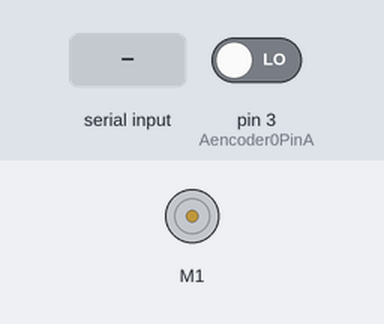
A sketch run on a simulated Arduino Uno, built with avr-gcc and run on an emulated ATmega328P. Parts: DC motor (green arrow = forward, orange = backward, longer = faster). The test bench sets the inputs (shaded band); at power-on: pin 3 (Aencoder0PinA) LOW. What the sketch prints to the serial monitor is not drawn.

Above: at 1.2 s.
1.3 s: "Case 1\n" received over the second serial link
At 2.2 s:
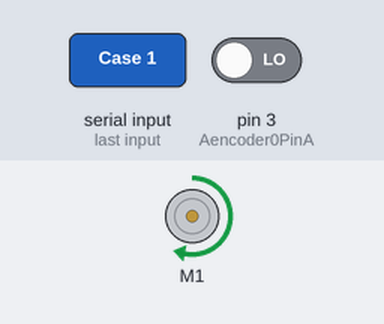
Timing chart, 0 to 4.3 s (numbered marks = the images above; inputs shaded):
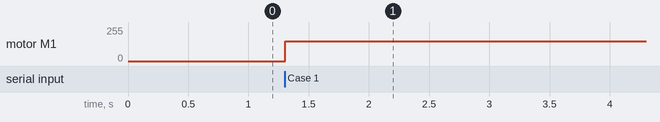

Measured:
- after the input at 1.3 s, motor M1: stopped → forward 150/255 at once

The sketch:

drum_test_v7_thinkAct.ino
```cpp
/**
 * Takes input from circuit to determine speed of metronome and beats along to it
 * Preset rhythms, some random logic to determine which rhythm to play
 * Uses the encoder motor to move
 */
#include <SoftwareSerial.h>
#include <Wire.h>
#include <Adafruit_MotorShield.h>
#include "utility/Adafruit_MS_PWMServoDriver.h"

SoftwareSerial mySerial(11, 10);
Adafruit_MotorShield AFMS = Adafruit_MotorShield();

Adafruit_DCMotor *m1 = AFMS.getMotor(1); //hand motor
Adafruit_DCMotor *m2 = AFMS.getMotor(2); //foot motor


char state = 'o'; //determines whether to look for beat or not

int bpm = 0; //beats per minute, calculated using period
float period = 0; //length of period, found from beat detection

int t1, t2 = 0; //time variable to avoid use of delays

float st_quarter, rt_quarter = 0; //strike time and rest time quarter note length from period
int rhythm = 1; //original rhythm to play with no user input

int Aencoder0PinA = 3; //yellow wire/pin A pin
int Aencoder0PinB = 4; //green wire/pin B pin
int Fencoder0PinA = 5; //yellow wire/pin A pin
int Fencoder0PinB = 6; //green wire/pin B pin

int encoder0Pos = 0; //starting position of encoder
int encoder0PinALast = LOW; //tells last state of Pin A
int n = LOW; //current state of Pin A

int targetUp = 20; //target position going up
int targetDown = -20; //target position going down

//int legTargetUp = 20; //target position going up
//int legTargetDown = -20; //target position going down

int target = 20;


//function to make a hit
void beat(Adafruit_DCMotor *m, int st, int rt, int encoder0PinA, int encoder0PinB){
  while(encoder0Pos < target){
    Serial.println("WHILE");
    n = digitalRead(encoder0PinA);
    if ((encoder0PinALast == LOW) && (n == HIGH)) {
      Serial.println("IF 1");
      if (digitalRead(encoder0PinB) == LOW) {
        Serial.println("SUB");
        encoder0Pos--;
      } else {
        Serial.println("ADD");
        encoder0Pos++;
      }
      Serial.print (encoder0Pos);
      Serial.println ("/");
    }
    encoder0PinALast = n;

    m->run(FORWARD);
  }

  Serial.print("STAHP");
  m->run(RELEASE);

  //wait a certain amount of time before going down
  t2 = millis();
  while(t2-t1 <= 1000){ //turns motor off for length of rt
    t2 = millis();
  }
  t1 = t2;

  while(encoder0Pos > -target){
    Serial.println("NEXT WHILE");
    n = digitalRead(encoder0PinA);
    if ((encoder0PinALast == LOW) && (n == HIGH)) {
      if (digitalRead(encoder0PinB) == LOW) {
        encoder0Pos--;
      } else {
        encoder0Pos++;
      }
      Serial.print (encoder0Pos);
      Serial.println ("/");
    }
    encoder0PinALast = n;

    m->run(BACKWARD);
  }

  m->run(RELEASE);

  //wait a certain amount of time before going down
  t2 = millis();
  while(t2-t1 <= 1000){ //turns motor off for length of rt
    t2 = millis();
  }
  t1 = t2;
}


void setup() {
  Serial.begin(115200);
  mySerial.begin(14400);
  AFMS.begin();

  m1->setSpeed(150);

  pinMode (Aencoder0PinA, INPUT);
  pinMode (Aencoder0PinB, INPUT);
}

void loop() {

  if(mySerial.available() > 0){ //if serial value is input, read it
    Serial.println("Receiving");
    bpm = mySerial.read();
    period = float(60000)/float(bpm);
    Serial.println("****************************");
    Serial.println(bpm);


    st_quarter = float(.2)*float(period);
    rt_quarter = float(.8)*float(period);

    rhythm = 0;
  }


  Serial.println(st_quarter);
  Serial.println(rt_quarter);

  //beat(m1, st_quarter, rt_quarter,  Aencoder0PinA, Aencoder0PinB);


  switch(rhythm){ //switches between 7 different rhythms depending on what variable rhythm equals
    case 0: //quarter notes
      Serial.println("Case 0");
      beat(m1, st_quarter, rt_quarter,  Aencoder0PinA, Aencoder0PinB);
      break;
//
//    case 1: //eigth notes
//      //Serial.println("Case 1");
//      beat(m1, st_quarter/2, rt_quarter/2, Aencoder0PinA, Aencoder0PinB);
//      break;
//
//    case 2: //sixteenth notes
//      //Serial.println("Case 2");
//      beat(m1, st_quarter/4, rt_quarter/4, Aencoder0PinA, Aencoder0PinB);
//      break;
//
//    case 3: //eigth+sixteenth
//      beat(m1, 100, 400, Aencoder0PinA, Aencoder0PinB);
//      beat(m1, 50, 200, Aencoder0PinA, Aencoder0PinB);
//      break;
//
//    case 4: //eighth+sixteenth+sixteenth
//      beat(m1, 100, 400, Aencoder0PinA, Aencoder0PinB);
//      beat(m1, 50, 200, Aencoder0PinA, Aencoder0PinB);
//      beat(m1, 50, 200, Aencoder0PinA, Aencoder0PinB);
//      break;
//
//    case 5://e+s+s+e+s
//      beat(m1, 100, 400, Aencoder0PinA, Aencoder0PinB);
//      beat(m1, 50, 200, Aencoder0PinA, Aencoder0PinB);
//      beat(m1, 50, 200, Aencoder0PinA, Aencoder0PinB);
//      beat(m1, 100, 400, Aencoder0PinA, Aencoder0PinB);
//      beat(m1, 50, 200, Aencoder0PinA, Aencoder0PinB);
//      break;
//
//    case 6://1++3+4
//      beat(m1, 100, 400, Aencoder0PinA, Aencoder0PinB);
//      beat(m1, 100, 800, Aencoder0PinA, Aencoder0PinB);
//      beat(m1, 100, 400, Aencoder0PinA, Aencoder0PinB);
//      beat(m1, 100, 400, Aencoder0PinA, Aencoder0PinB);
//      beat(m1, 100, 400, Aencoder0PinA, Aencoder0PinB);
//      beat(m1, 100, 800, Aencoder0PinA, Aencoder0PinB);
//      break;
//
//    case 7: //foot and hand
//      beat(m1, st_quarter, rt_quarter, Aencoder0PinA, Aencoder0PinB); //hand
//      beat(m2, st_quarter, rt_quarter, Fencoder0PinA, Fencoder0PinB); //foot
//      break;
//
//    case 8: // don't move
//      Serial.print("Outside Range");
//      digitalWrite(m1, LOW);
//      break;

  }
}
```
